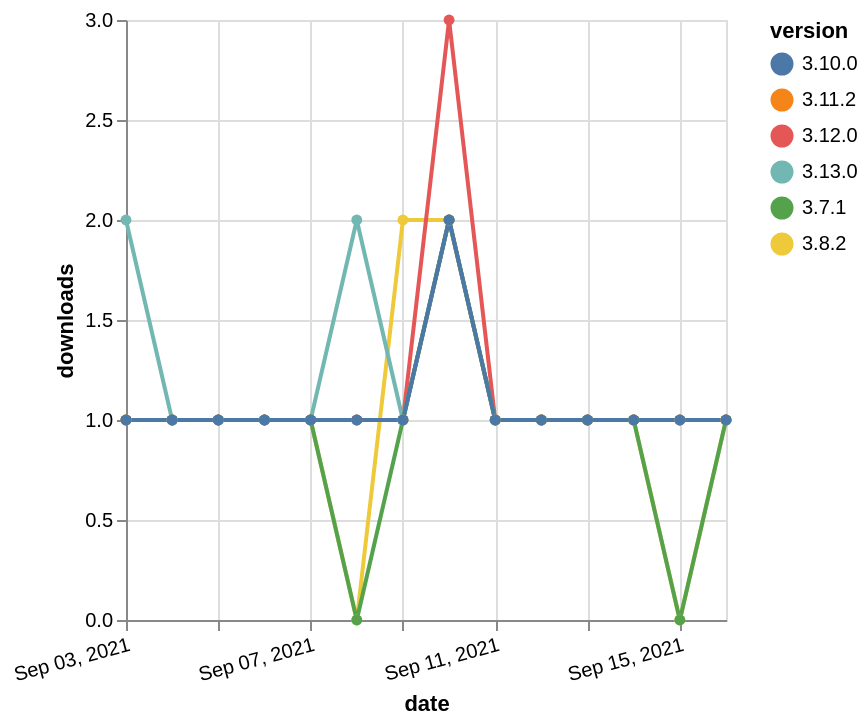

Source (Vega-Lite JSON):
### Vega-Lite specification from a JSON file in a GitHub repository (floating-point values rounded to 4 significant figures)
{"$schema": "https://vega.github.io/schema/vega-lite/v5.json", "description": "A simple bar chart with embedded data.", "data": {"values": [{"date": "2021-09-03", "total": 144, "delta": 1, "version": "3.11.2"}, {"date": "2021-09-04", "total": 145, "delta": 1, "version": "3.11.2"}, {"date": "2021-09-05", "total": 146, "delta": 1, "version": "3.11.2"}, {"date": "2021-09-06", "total": 147, "delta": 1, "version": "3.11.2"}, {"date": "2021-09-07", "total": 148, "delta": 1, "version": "3.11.2"}, {"date": "2021-09-08", "total": 149, "delta": 1, "version": "3.11.2"}, {"date": "2021-09-09", "total": 150, "delta": 1, "version": "3.11.2"}, {"date": "2021-09-10", "total": 152, "delta": 2, "version": "3.11.2"}, {"date": "2021-09-11", "total": 153, "delta": 1, "version": "3.11.2"}, {"date": "2021-09-12", "total": 154, "delta": 1, "version": "3.11.2"}, {"date": "2021-09-13", "total": 155, "delta": 1, "version": "3.11.2"}, {"date": "2021-09-14", "total": 156, "delta": 1, "version": "3.11.2"}, {"date": "2021-09-15", "total": 157, "delta": 1, "version": "3.11.2"}, {"date": "2021-09-16", "total": 158, "delta": 1, "version": "3.11.2"}, {"date": "2021-09-03", "total": 173, "delta": 1, "version": "3.8.2"}, {"date": "2021-09-04", "total": 174, "delta": 1, "version": "3.8.2"}, {"date": "2021-09-05", "total": 175, "delta": 1, "version": "3.8.2"}, {"date": "2021-09-06", "total": 176, "delta": 1, "version": "3.8.2"}, {"date": "2021-09-07", "total": 177, "delta": 1, "version": "3.8.2"}, {"date": "2021-09-08", "total": 177, "delta": 0, "version": "3.8.2"}, {"date": "2021-09-09", "total": 179, "delta": 2, "version": "3.8.2"}, {"date": "2021-09-10", "total": 181, "delta": 2, "version": "3.8.2"}, {"date": "2021-09-11", "total": 182, "delta": 1, "version": "3.8.2"}, {"date": "2021-09-12", "total": 183, "delta": 1, "version": "3.8.2"}, {"date": "2021-09-13", "total": 184, "delta": 1, "version": "3.8.2"}, {"date": "2021-09-14", "total": 185, "delta": 1, "version": "3.8.2"}, {"date": "2021-09-15", "total": 185, "delta": 0, "version": "3.8.2"}, {"date": "2021-09-16", "total": 186, "delta": 1, "version": "3.8.2"}, {"date": "2021-09-03", "total": 160, "delta": 1, "version": "3.12.0"}, {"date": "2021-09-04", "total": 161, "delta": 1, "version": "3.12.0"}, {"date": "2021-09-05", "total": 162, "delta": 1, "version": "3.12.0"}, {"date": "2021-09-06", "total": 163, "delta": 1, "version": "3.12.0"}, {"date": "2021-09-07", "total": 164, "delta": 1, "version": "3.12.0"}, {"date": "2021-09-08", "total": 165, "delta": 1, "version": "3.12.0"}, {"date": "2021-09-09", "total": 166, "delta": 1, "version": "3.12.0"}, {"date": "2021-09-10", "total": 169, "delta": 3, "version": "3.12.0"}, {"date": "2021-09-11", "total": 170, "delta": 1, "version": "3.12.0"}, {"date": "2021-09-12", "total": 171, "delta": 1, "version": "3.12.0"}, {"date": "2021-09-13", "total": 172, "delta": 1, "version": "3.12.0"}, {"date": "2021-09-14", "total": 173, "delta": 1, "version": "3.12.0"}, {"date": "2021-09-15", "total": 174, "delta": 1, "version": "3.12.0"}, {"date": "2021-09-16", "total": 175, "delta": 1, "version": "3.12.0"}, {"date": "2021-09-03", "total": 115, "delta": 2, "version": "3.13.0"}, {"date": "2021-09-04", "total": 116, "delta": 1, "version": "3.13.0"}, {"date": "2021-09-05", "total": 117, "delta": 1, "version": "3.13.0"}, {"date": "2021-09-06", "total": 118, "delta": 1, "version": "3.13.0"}, {"date": "2021-09-07", "total": 119, "delta": 1, "version": "3.13.0"}, {"date": "2021-09-08", "total": 121, "delta": 2, "version": "3.13.0"}, {"date": "2021-09-09", "total": 122, "delta": 1, "version": "3.13.0"}, {"date": "2021-09-10", "total": 124, "delta": 2, "version": "3.13.0"}, {"date": "2021-09-11", "total": 125, "delta": 1, "version": "3.13.0"}, {"date": "2021-09-12", "total": 126, "delta": 1, "version": "3.13.0"}, {"date": "2021-09-13", "total": 127, "delta": 1, "version": "3.13.0"}, {"date": "2021-09-14", "total": 128, "delta": 1, "version": "3.13.0"}, {"date": "2021-09-15", "total": 129, "delta": 1, "version": "3.13.0"}, {"date": "2021-09-16", "total": 130, "delta": 1, "version": "3.13.0"}, {"date": "2021-09-03", "total": 214, "delta": 1, "version": "3.7.1"}, {"date": "2021-09-04", "total": 215, "delta": 1, "version": "3.7.1"}, {"date": "2021-09-05", "total": 216, "delta": 1, "version": "3.7.1"}, {"date": "2021-09-06", "total": 217, "delta": 1, "version": "3.7.1"}, {"date": "2021-09-07", "total": 218, "delta": 1, "version": "3.7.1"}, {"date": "2021-09-08", "total": 218, "delta": 0, "version": "3.7.1"}, {"date": "2021-09-09", "total": 219, "delta": 1, "version": "3.7.1"}, {"date": "2021-09-10", "total": 221, "delta": 2, "version": "3.7.1"}, {"date": "2021-09-11", "total": 222, "delta": 1, "version": "3.7.1"}, {"date": "2021-09-12", "total": 223, "delta": 1, "version": "3.7.1"}, {"date": "2021-09-13", "total": 224, "delta": 1, "version": "3.7.1"}, {"date": "2021-09-14", "total": 225, "delta": 1, "version": "3.7.1"}, {"date": "2021-09-15", "total": 225, "delta": 0, "version": "3.7.1"}, {"date": "2021-09-16", "total": 226, "delta": 1, "version": "3.7.1"}, {"date": "2021-09-03", "total": 160, "delta": 1, "version": "3.10.0"}, {"date": "2021-09-04", "total": 161, "delta": 1, "version": "3.10.0"}, {"date": "2021-09-05", "total": 162, "delta": 1, "version": "3.10.0"}, {"date": "2021-09-06", "total": 163, "delta": 1, "version": "3.10.0"}, {"date": "2021-09-07", "total": 164, "delta": 1, "version": "3.10.0"}, {"date": "2021-09-08", "total": 165, "delta": 1, "version": "3.10.0"}, {"date": "2021-09-09", "total": 166, "delta": 1, "version": "3.10.0"}, {"date": "2021-09-10", "total": 168, "delta": 2, "version": "3.10.0"}, {"date": "2021-09-11", "total": 169, "delta": 1, "version": "3.10.0"}, {"date": "2021-09-12", "total": 170, "delta": 1, "version": "3.10.0"}, {"date": "2021-09-13", "total": 171, "delta": 1, "version": "3.10.0"}, {"date": "2021-09-14", "total": 172, "delta": 1, "version": "3.10.0"}, {"date": "2021-09-15", "total": 173, "delta": 1, "version": "3.10.0"}, {"date": "2021-09-16", "total": 174, "delta": 1, "version": "3.10.0"}]}, "width": "container", "mark": {"type": "line", "point": {"filled": true}}, "encoding": {"x": {"field": "date", "type": "temporal", "timeUnit": "yearmonthdate", "title": "date", "axis": {"labelAngle": -15}}, "y": {"field": "delta", "type": "quantitative", "title": "downloads"}, "color": {"field": "version", "type": "nominal"}, "tooltip": {"field": "delta"}}}
